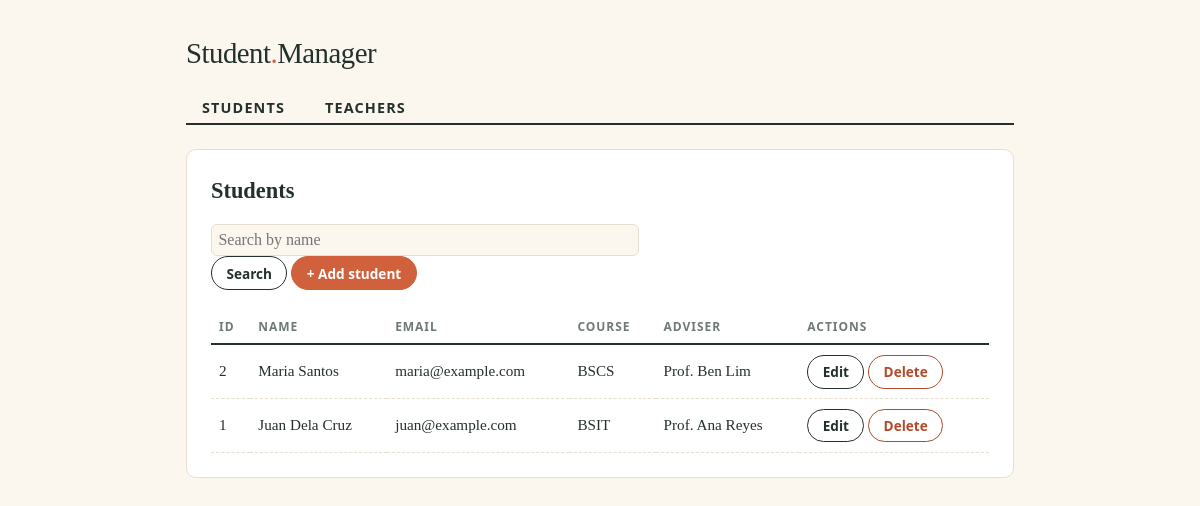
The page / on the database its author committed.
### tables this page shows
CREATE TABLE students (
  id         INT AUTO_INCREMENT PRIMARY KEY,
  name       VARCHAR(100) NOT NULL,
  email      VARCHAR(150) NOT NULL UNIQUE,
  course     VARCHAR(100) NOT NULL,
  teacher_id INT NULL,
  created_at TIMESTAMP NOT NULL DEFAULT CURRENT_TIMESTAMP,
  CONSTRAINT fk_students_teacher
    FOREIGN KEY (teacher_id) REFERENCES teachers(id)
    ON DELETE SET NULL
);

CREATE TABLE teachers (
  id         INT AUTO_INCREMENT PRIMARY KEY,
  name       VARCHAR(100) NOT NULL,
  email      VARCHAR(150) NOT NULL UNIQUE,
  department VARCHAR(100) NOT NULL,
  created_at TIMESTAMP NOT NULL DEFAULT CURRENT_TIMESTAMP
);

### core/Controller.php (called while the page is built, shortened)
<?php
abstract class Controller
{
    protected function render(string $view, array $data = []): void
    {
        extract($data, EXTR_SKIP);
        require __DIR__ . '/../views/' . $view . '.php';
        require __DIR__ . '/../views/layout.php';
    }
}

### app/Controllers/StudentController.php (called while the page is built, shortened)
<?php
class StudentController extends Controller
{
    public function index(): void
    {
        $search = trim((string) ($_GET['q'] ?? ''));
        $students = $search !== ''
            ? Student::where('name', '%' . $search . '%', 'LIKE')
            : Student::all('id', 'DESC');
        $this->render('students/index', compact('students', 'search'));
    }
}

### public/index.php (called while the page is built, shortened)
<?php
$composer = __DIR__ . '/../vendor/autoload.php';
require is_file($composer) ? $composer : __DIR__ . '/../core/autoload.php';
$action   = $_GET['action'] ?? 'index';
$controller = new $resources[$resource]();
$controller->$action();

### core/helpers.php (called while the page is built)
<?php
function e(mixed $value): string
{
    return htmlspecialchars((string) $value, ENT_QUOTES, 'UTF-8');
}

### core/autoload.php (called while the page is built, shortened)
<?php
spl_autoload_register(function (string $class): void {
    $map = [
        'App\\'  => __DIR__ . '/../app/',
        'Core\\' => __DIR__ . '/',
    ];
    foreach ($map as $prefix => $baseDir) {
        if (strncmp($class, $prefix, strlen($prefix)) === 0) {
            $relative = substr($class, strlen($prefix));
            $file = $baseDir . str_replace('\\', '/', $relative) . '.php';
            return;
        }
    }
});
require __DIR__ . '/helpers.php';

### core/Model.php (called while the page is built, shortened)
<?php
abstract class Model
{
    protected static string $table;
    protected static string $primaryKey = 'id';
    protected static array $fillable = [];
    public static function all(?string $orderBy = null, string $direction = 'ASC'): array
    {
        $sql = 'SELECT * FROM ' . static::$table;
        if ($orderBy !== null) {
            $dir = strtoupper($direction) === 'DESC' ? 'DESC' : 'ASC';
            $sql .= " ORDER BY $orderBy $dir";
        }
        return Database::connection()->query($sql)
            ->fetchAll(PDO::FETCH_CLASS, static::class);
    }
    public static function find(int $id): ?static
    {
        $sql = 'SELECT * FROM ' . static::$table . ' WHERE ' . static::$primaryKey . ' = ? LIMIT 1';
        $stmt = Database::connection()->prepare($sql);
        $stmt->execute([$id]);
        $stmt->setFetchMode(PDO::FETCH_CLASS, static::class);
        $row = $stmt->fetch();
        return $row ?: null;
    }
    protected function belongsTo(string $related, string $foreignKey): ?Model
    {
        $id = $this->$foreignKey;
        return $id ? $related::find((int) $id) : null;
    }
    private static function assertColumn(string $column): void
    {
        $allowed = array_merge(static::$fillable, [static::$primaryKey, 'created_at']);
    }
}

### config/database.php (called while the page is built)
<?php
return [
    'host'    => '127.0.0.1',
    'port'    => 3306,
    'dbname'  => 'simple_crud',
    'user'    => 'root',
    'pass'    => '',
    'charset' => 'utf8mb4',
];

### core/Database.php (called while the page is built, shortened)
<?php
class Database
{
    private static ?PDO $pdo = null;
    public static function connection(): PDO
    {
        if (self::$pdo === null) {
            $c = require __DIR__ . '/../config/database.php';
            $dsn = "mysql:host={$c['host']};port={$c['port']};dbname={$c['dbname']};charset={$c['charset']}";
            self::$pdo = new PDO($dsn, $c['user'], $c['pass'], [
                PDO::ATTR_ERRMODE            => PDO::ERRMODE_EXCEPTION,
                PDO::ATTR_DEFAULT_FETCH_MODE => PDO::FETCH_ASSOC,
                PDO::ATTR_EMULATE_PREPARES   => false,
            ]);
        }
        return self::$pdo;
    }
}

### app/Models/Student.php (called while the page is built, shortened)
<?php
class Student extends Model
{
    public function teacher(): ?Teacher
    {
        return $this->belongsTo(Teacher::class, 'teacher_id');
    }
}

### views/students/index.php (the view, shortened to what this page needs)
<h2>Students</h2>
<form method="get" action="index.php">
  <input type="text" name="q" placeholder="Search by name" value="<?= e($search) ?>" style="width:55%;padding:.4rem">
  <button class="btn" type="submit">Search</button>
  <a class="btn primary" href="index.php?resource=students&action=create">+ Add student</a>
</form>
<?php if (!$students): ?>
  <p>No students found.</p>
<?php else: ?>
<table>
  <thead><tr><th>ID</th><th>Name</th><th>Email</th><th>Course</th><th>Adviser</th><th>Actions</th></tr></thead>
  <tbody>
  <?php foreach ($students as $s): ?>
    <tr>
      <td><?= e($s->id) ?></td>
      <td><?= e($s->name) ?></td>
      <td><?= e($s->email) ?></td>
      <td><?= e($s->course) ?></td>
      <td><?= e($s->teacher()?->name ?? '—') ?></td>
      <td>
        <a class="btn" href="index.php?resource=students&action=edit&id=<?= (int) $s->id ?>">Edit</a>
        <form class="inline" method="post"
              action="index.php?resource=students&action=destroy&id=<?= (int) $s->id ?>"
              onsubmit="return confirm('Delete this student?')">
          <button class="btn danger" type="submit">Delete</button>
        </form>
      </td>
    </tr>
  <?php endforeach; ?>
  </tbody>
</table>
<?php endif; ?>

### public/style.css (style rules this page uses)
:root { --paper: #fbf7ef; --card: #ffffff; --ink: #23302b; --muted: #6f7a74; --line: #e6dfd0; --accent: #d1603d; --accent-dark: #b24a2a; --ok: #e4f1e4; --bad: #fbe6e1; }
* { box-sizing: border-box; }
body { margin: 0; background: var(--paper); color: var(--ink); font: 16px/1.5 Georgia, "Times New Roman", serif; }
h2 { margin: 0 0 1rem; font-size: 1.4rem; }
table { width: 100%; border-collapse: collapse; margin-top: 1.25rem; font-size: .95rem; }
th { text-align: left; font: 600 .75rem system-ui, sans-serif; text-transform: uppercase; letter-spacing: .08em; color: var(--muted); padding: .5rem; border-bottom: 2px solid var(--ink); }
td { padding: .6rem .5rem; border-bottom: 1px dashed var(--line); vertical-align: middle; }
.btn { display: inline-block; padding: .4rem .9rem; border: 1.5px solid var(--ink); border-radius: 999px; background: transparent; color: var(--ink); font: 600 .85rem system-ui, sans-serif; text-decoration: none; cursor: pointer; }
.btn.primary { background: var(--accent); border-color: var(--accent); color: #fff; }
.btn.danger { border-color: var(--accent-dark); color: var(--accent-dark); }
form.inline { display: inline; }
input[type=text], input[type=email], select { display: block; width: 100%; margin-top: .3rem; padding: .55rem .7rem; border: 1.5px solid var(--line); border-radius: 6px; background: var(--paper); color: var(--ink); font: 1rem Georgia, serif; }

### rows shown on the page
students: id "2", name "Maria Santos", email "maria@example.com", course "BSCS", teacher.name "Prof. Ben Lim"
students: id "1", name "Juan Dela Cruz", email "juan@example.com", course "BSIT", teacher.name "Prof. Ana Reyes"
